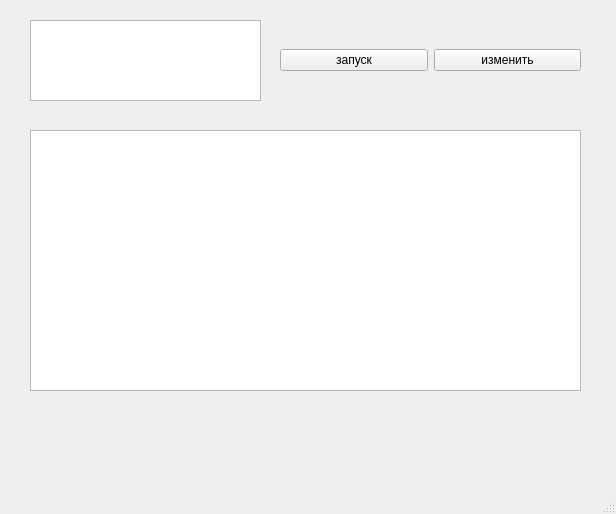
<?xml version="1.0" encoding="UTF-8"?>
<ui version="4.0">
 <class>MainWindow</class>
 <widget class="QMainWindow" name="MainWindow">
  <property name="geometry">
   <rect>
    <x>0</x>
    <y>0</y>
    <width>616</width>
    <height>514</height>
   </rect>
  </property>
  <property name="windowTitle">
   <string>MainWindow</string>
  </property>
  <widget class="QWidget" name="centralwidget">
   <widget class="QTextEdit" name="textEdit">
    <property name="geometry">
     <rect>
      <x>30</x>
      <y>20</y>
      <width>231</width>
      <height>81</height>
     </rect>
    </property>
   </widget>
   <widget class="QWidget" name="horizontalLayoutWidget">
    <property name="geometry">
     <rect>
      <x>280</x>
      <y>20</y>
      <width>301</width>
      <height>80</height>
     </rect>
    </property>
    <layout class="QHBoxLayout" name="horizontalLayout">
     <item>
      <widget class="QPushButton" name="save">
       <property name="text">
        <string>запуск</string>
       </property>
      </widget>
     </item>
     <item>
      <widget class="QPushButton" name="change">
       <property name="text">
        <string>изменить</string>
       </property>
      </widget>
     </item>
    </layout>
   </widget>
   <widget class="QTableWidget" name="tableWidget">
    <property name="geometry">
     <rect>
      <x>30</x>
      <y>130</y>
      <width>551</width>
      <height>261</height>
     </rect>
    </property>
   </widget>
  </widget>
  <widget class="QMenuBar" name="menubar">
   <property name="geometry">
    <rect>
     <x>0</x>
     <y>0</y>
     <width>616</width>
     <height>34</height>
    </rect>
   </property>
  </widget>
  <widget class="QStatusBar" name="statusbar"/>
 </widget>
 <resources/>
 <connections/>
</ui>
